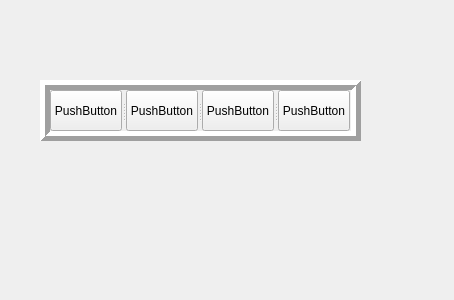
<?xml version="1.0" encoding="UTF-8"?>
<ui version="4.0">
 <class>myWidtet</class>
 <widget class="QWidget" name="myWidtet">
  <property name="geometry">
   <rect>
    <x>0</x>
    <y>0</y>
    <width>454</width>
    <height>300</height>
   </rect>
  </property>
  <property name="windowTitle">
   <string>myWidtet</string>
  </property>
  <widget class="QSplitter" name="splitter">
   <property name="geometry">
    <rect>
     <x>40</x>
     <y>80</y>
     <width>321</width>
     <height>61</height>
    </rect>
   </property>
   <property name="frameShape">
    <enum>QFrame::Box</enum>
   </property>
   <property name="frameShadow">
    <enum>QFrame::Raised</enum>
   </property>
   <property name="lineWidth">
    <number>5</number>
   </property>
   <property name="orientation">
    <enum>Qt::Horizontal</enum>
   </property>
   <widget class="QPushButton" name="pushButton">
    <property name="text">
     <string>PushButton</string>
    </property>
   </widget>
   <widget class="QPushButton" name="pushButton_2">
    <property name="text">
     <string>PushButton</string>
    </property>
   </widget>
   <widget class="QPushButton" name="pushButton_3">
    <property name="text">
     <string>PushButton</string>
    </property>
   </widget>
   <widget class="QPushButton" name="pushButton_4">
    <property name="text">
     <string>PushButton</string>
    </property>
   </widget>
  </widget>
 </widget>
 <layoutdefault spacing="6" margin="11"/>
 <resources/>
 <connections/>
</ui>
